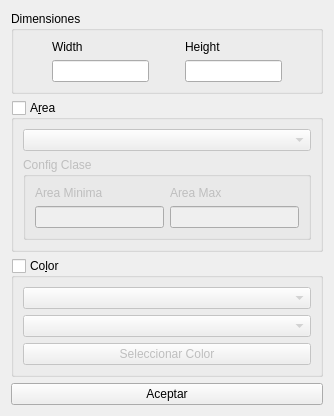
<?xml version="1.0" encoding="UTF-8"?>
<ui version="4.0">
 <class>MasksConfigurator</class>
 <widget class="QWidget" name="MasksConfigurator">
  <property name="geometry">
   <rect>
    <x>0</x>
    <y>0</y>
    <width>334</width>
    <height>394</height>
   </rect>
  </property>
  <property name="windowTitle">
   <string>Form</string>
  </property>
  <layout class="QGridLayout" name="gridLayout_2">
   <item row="0" column="0">
    <layout class="QGridLayout" name="gridLayout" rowstretch="1,2,2,0">
     <item row="2" column="0">
      <widget class="QGroupBox" name="groupBox_Color">
       <property name="title">
        <string>Co&amp;lor</string>
       </property>
       <property name="checkable">
        <bool>true</bool>
       </property>
       <property name="checked">
        <bool>false</bool>
       </property>
       <layout class="QVBoxLayout" name="verticalLayout_2">
        <item>
         <widget class="QComboBox" name="comboBox_ClassColor"/>
        </item>
        <item>
         <widget class="QComboBox" name="comboBox_existingColors"/>
        </item>
        <item>
         <widget class="QPushButton" name="pushButton_SelectColor">
          <property name="text">
           <string>Seleccionar Color</string>
          </property>
         </widget>
        </item>
       </layout>
      </widget>
     </item>
     <item row="0" column="0">
      <widget class="QGroupBox" name="groupBox">
       <property name="title">
        <string>Dimensiones</string>
       </property>
       <layout class="QGridLayout" name="gridLayout_3">
        <item row="1" column="2">
         <spacer name="horizontalSpacer">
          <property name="orientation">
           <enum>Qt::Horizontal</enum>
          </property>
          <property name="sizeHint" stdset="0">
           <size>
            <width>40</width>
            <height>20</height>
           </size>
          </property>
         </spacer>
        </item>
        <item row="1" column="4">
         <spacer name="horizontalSpacer_2">
          <property name="orientation">
           <enum>Qt::Horizontal</enum>
          </property>
          <property name="sizeHint" stdset="0">
           <size>
            <width>40</width>
            <height>20</height>
           </size>
          </property>
         </spacer>
        </item>
        <item row="0" column="1">
         <widget class="QLabel" name="label">
          <property name="text">
           <string>Width</string>
          </property>
         </widget>
        </item>
        <item row="1" column="1">
         <widget class="QLineEdit" name="lineEdit_maskWidth"/>
        </item>
        <item row="0" column="3">
         <widget class="QLabel" name="label_2">
          <property name="text">
           <string>Height</string>
          </property>
         </widget>
        </item>
        <item row="1" column="3">
         <widget class="QLineEdit" name="lineEdit_maskHeight"/>
        </item>
        <item row="1" column="0">
         <spacer name="horizontalSpacer_3">
          <property name="orientation">
           <enum>Qt::Horizontal</enum>
          </property>
          <property name="sizeHint" stdset="0">
           <size>
            <width>40</width>
            <height>20</height>
           </size>
          </property>
         </spacer>
        </item>
       </layout>
      </widget>
     </item>
     <item row="1" column="0">
      <widget class="QGroupBox" name="groupBox_Area">
       <property name="title">
        <string>A&amp;rea</string>
       </property>
       <property name="checkable">
        <bool>true</bool>
       </property>
       <property name="checked">
        <bool>false</bool>
       </property>
       <layout class="QVBoxLayout" name="verticalLayout">
        <item>
         <widget class="QComboBox" name="comboBox_ClassArea"/>
        </item>
        <item>
         <widget class="QGroupBox" name="groupBox_4">
          <property name="font">
           <font>
            <stylestrategy>PreferDefault</stylestrategy>
           </font>
          </property>
          <property name="contextMenuPolicy">
           <enum>Qt::NoContextMenu</enum>
          </property>
          <property name="title">
           <string>Config Clase</string>
          </property>
          <layout class="QGridLayout" name="gridLayout_4">
           <property name="horizontalSpacing">
            <number>6</number>
           </property>
           <item row="0" column="0">
            <widget class="QLabel" name="label_3">
             <property name="text">
              <string>Area Minima</string>
             </property>
            </widget>
           </item>
           <item row="1" column="0">
            <widget class="QLineEdit" name="lineEdit"/>
           </item>
           <item row="0" column="1">
            <widget class="QLabel" name="label_4">
             <property name="text">
              <string>Area Max</string>
             </property>
            </widget>
           </item>
           <item row="1" column="1">
            <widget class="QLineEdit" name="lineEdit_2"/>
           </item>
          </layout>
         </widget>
        </item>
       </layout>
      </widget>
     </item>
     <item row="3" column="0">
      <widget class="QPushButton" name="pushButton_ExportParameters">
       <property name="text">
        <string>Aceptar</string>
       </property>
      </widget>
     </item>
    </layout>
   </item>
  </layout>
 </widget>
 <resources/>
 <connections/>
</ui>
